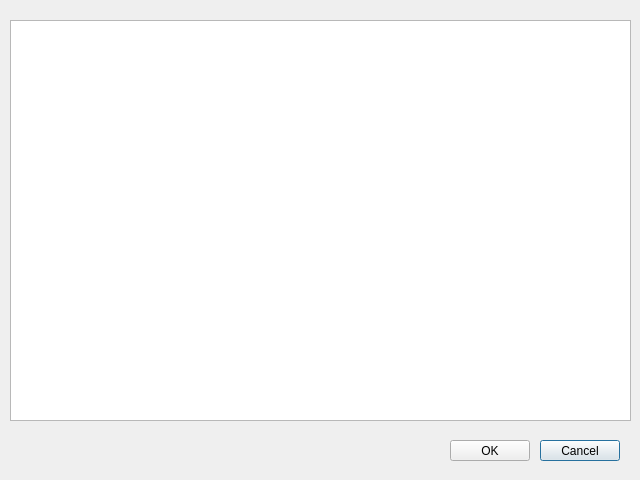
<?xml version="1.0" encoding="UTF-8"?>
<ui version="4.0">
 <class>EditDialog</class>
 <widget class="QDialog" name="EditDialog">
  <property name="geometry">
   <rect>
    <x>0</x>
    <y>0</y>
    <width>640</width>
    <height>480</height>
   </rect>
  </property>
  <property name="minimumSize">
   <size>
    <width>640</width>
    <height>480</height>
   </size>
  </property>
  <property name="maximumSize">
   <size>
    <width>640</width>
    <height>480</height>
   </size>
  </property>
  <property name="windowTitle">
   <string>Dialog</string>
  </property>
  <property name="modal">
   <bool>false</bool>
  </property>
  <widget class="QPlainTextEdit" name="plainTextEdit">
   <property name="geometry">
    <rect>
     <x>10</x>
     <y>20</y>
     <width>621</width>
     <height>401</height>
    </rect>
   </property>
   <property name="font">
    <font>
     <family>Courier New</family>
    </font>
   </property>
   <property name="styleSheet">
    <string notr="true">text-indent: 1.5em;</string>
   </property>
  </widget>
  <widget class="QPushButton" name="pushButton">
   <property name="geometry">
    <rect>
     <x>540</x>
     <y>440</y>
     <width>80</width>
     <height>21</height>
    </rect>
   </property>
   <property name="text">
    <string>Cancel</string>
   </property>
  </widget>
  <widget class="QPushButton" name="pushButton_2">
   <property name="geometry">
    <rect>
     <x>450</x>
     <y>440</y>
     <width>80</width>
     <height>21</height>
    </rect>
   </property>
   <property name="text">
    <string>OK</string>
   </property>
  </widget>
 </widget>
 <resources/>
 <connections/>
</ui>
